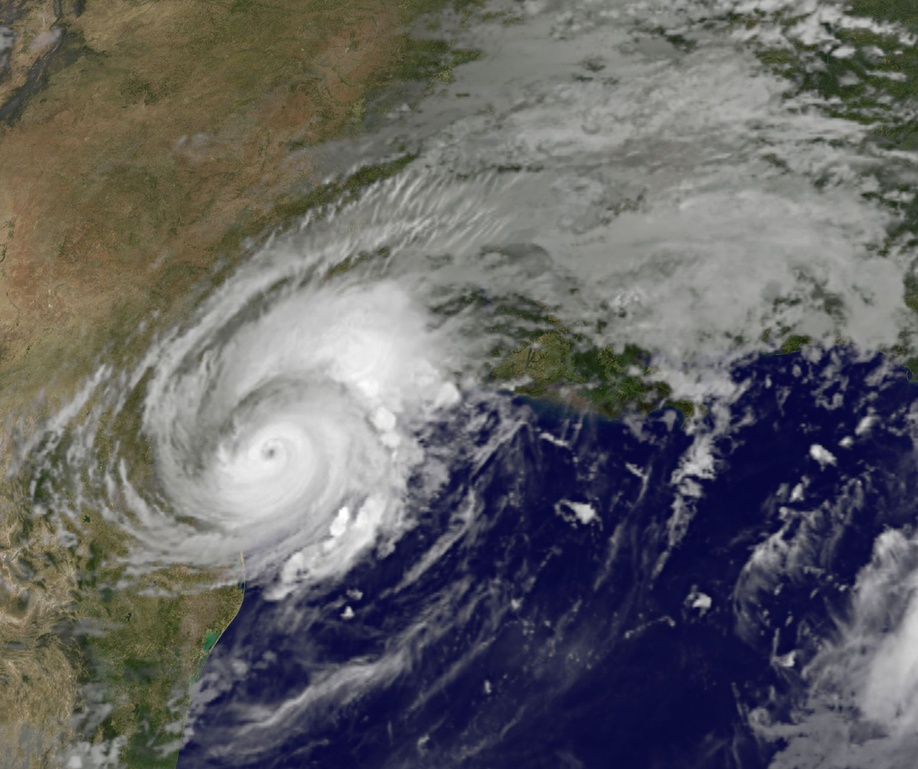
#> input picture SVDEg/harvey.jpg, 918 x 769 px, shrunk from 1548 x 1296 before the run
$ python SVD_Eg.py
#> lines starting #> are read from the running program, lines starting #| are printed output that depends on the picture; long printed decimals are rounded
import numpy as np
from PIL import Image

im_orignial = Image.open("harvey.jpg").convert("L")
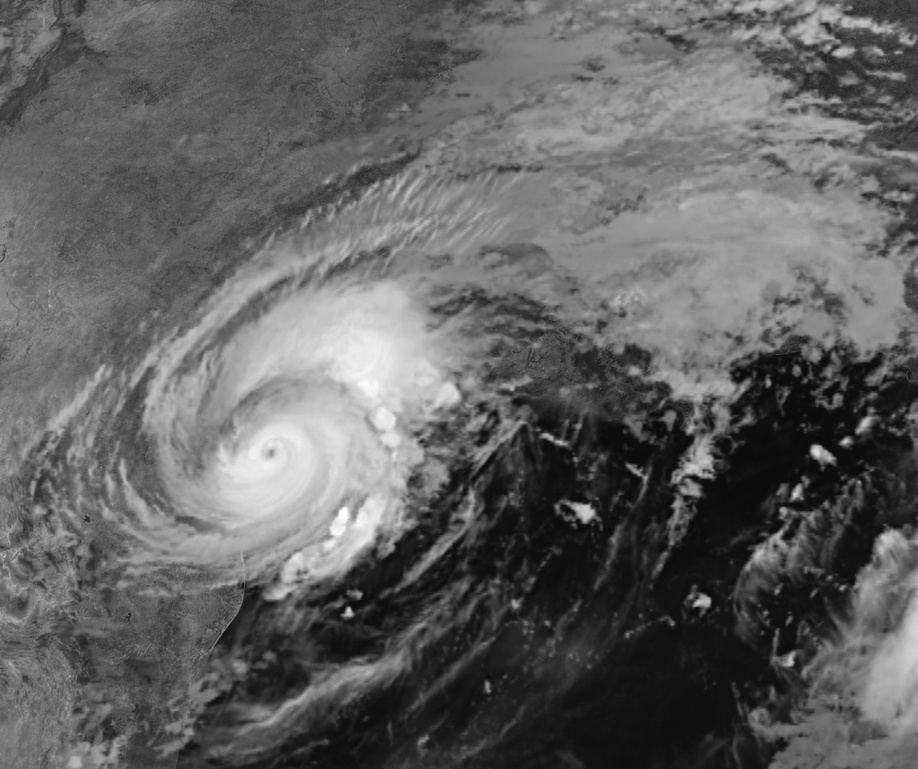
#> im_orignial: PIL image 918x769 L; min 7, max 255, mean 97.8
# im_orignial.show()
X = np.asarray(im_orignial)

U, s, V = np.linalg.svd(X,full_matrices=True)
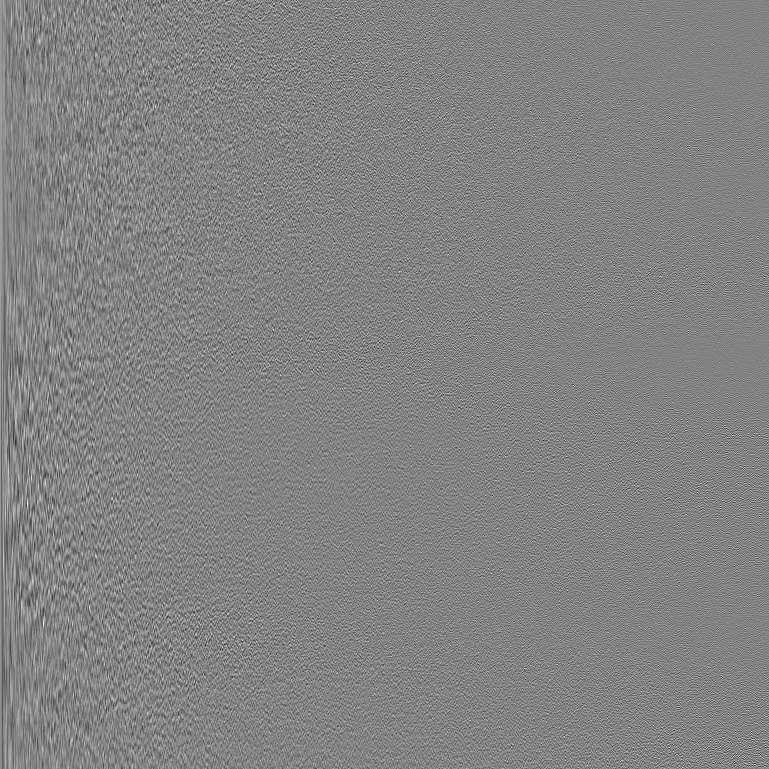
#> U: shape (769, 769) float64; min -0.233, max 0.219, mean 3.55e-05; drawn with min black and max white
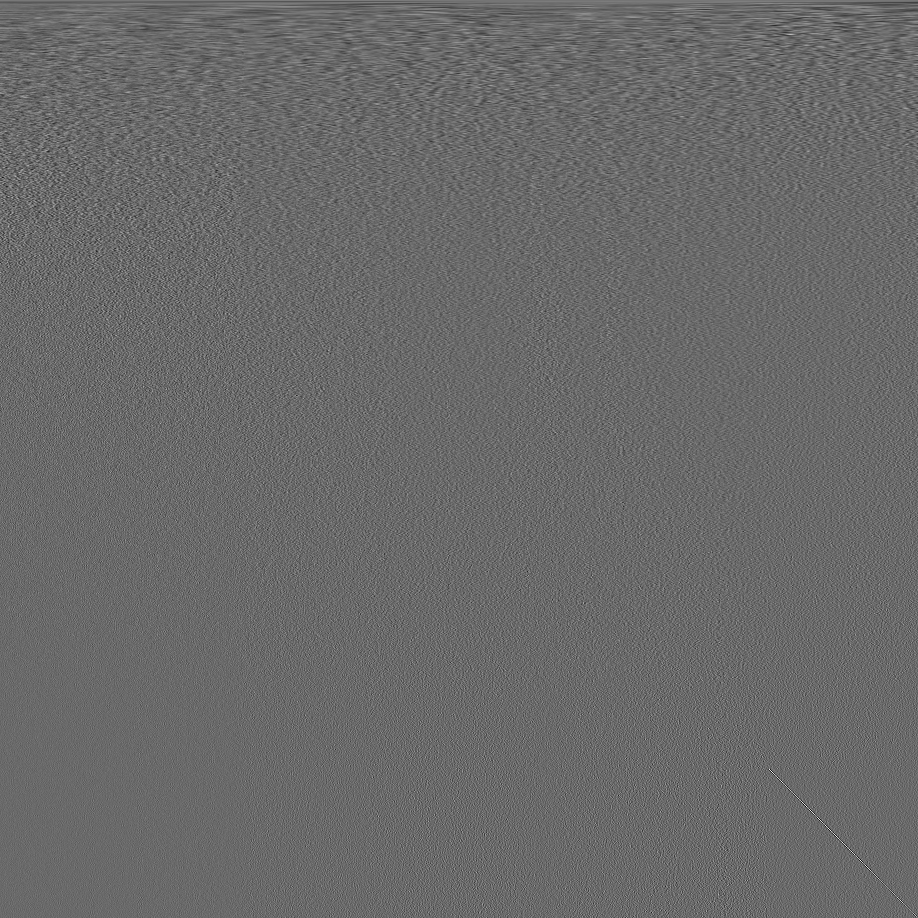
#> V: shape (918, 918) float64; min -0.251, max 0.352, mean 3.89e-05; drawn with min black and max white
#> s = 769 values, max 85570.6 at index 0, min 1.93 at index 768, mean 441.4

# print(X.shape[0],X.shape[1])

Sigma = np.zeros((U.shape[0],V.shape[1]))
Sigma[:s.shape[0],:s.shape[0]] = np.diag(s)

print(Sigma.shape[0],Sigma.shape[1])
#| 769 918

k_index = [2,10,40]

# X_new = np.dot(np.dot(U,Sigma),V)
# im = Image.fromarray(X_new)
# im.show()

for i in k_index:
    u = U[:,0:i]
    sigma = Sigma[0:i,0:i]
    v = V[0:i,:]

    print("Size of u is ",u.shape[0]," and ",u.shape[1]," and size of sigma is ",sigma.shape[0]," and ",sigma.shape[1]," and size of v is ",v.shape[0]," and ",v.shape[1])
    X_new = np.dot(np.dot(u,sigma),v)

    im = Image.fromarray(X_new)
    # im.show()
    # im.save(pic_filename,"PNG")

    F_norm = np.linalg.norm((X-X_new),'fro') / np.linalg.norm(X,'fro')

    print("The F_norm is ",F_norm,"Numbers needed for each k is ",(u.shape[0]*i+i+v.shape[1]*i))
#> this loop made 3 passes
#> F_norm on passes 2 to 3: 0.159, 0.0833
#> (sigma, F_norm) on pass 1: ([[85570.6, 0], [0, 24557.3]], 0.281)
#| The F_norm is  0.2814 Numbers needed for each k is  3376
#| The F_norm is  0.1586 Numbers needed for each k is  16880
#| The F_norm is  0.08332 Numbers needed for each k is  67520
#> pass 1, `X_new = np.dot(np.dot(u,sigma),v)`:
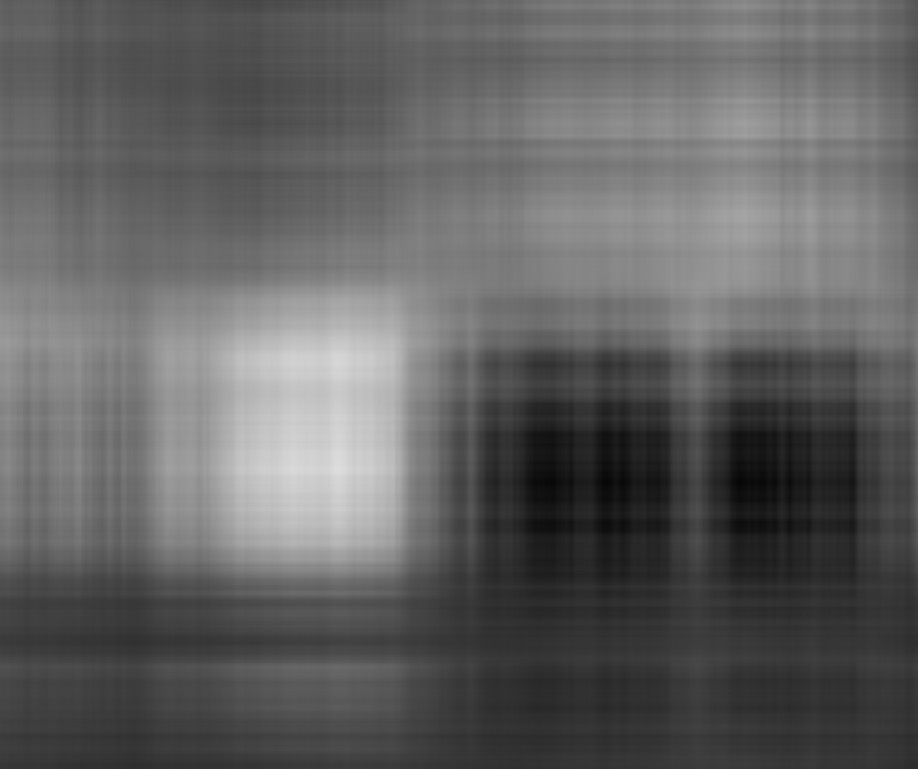
#> X_new: shape (769, 918) float64; min 6.87, max 221.5, mean 97.6
#> pass 2, `X_new = np.dot(np.dot(u,sigma),v)`:
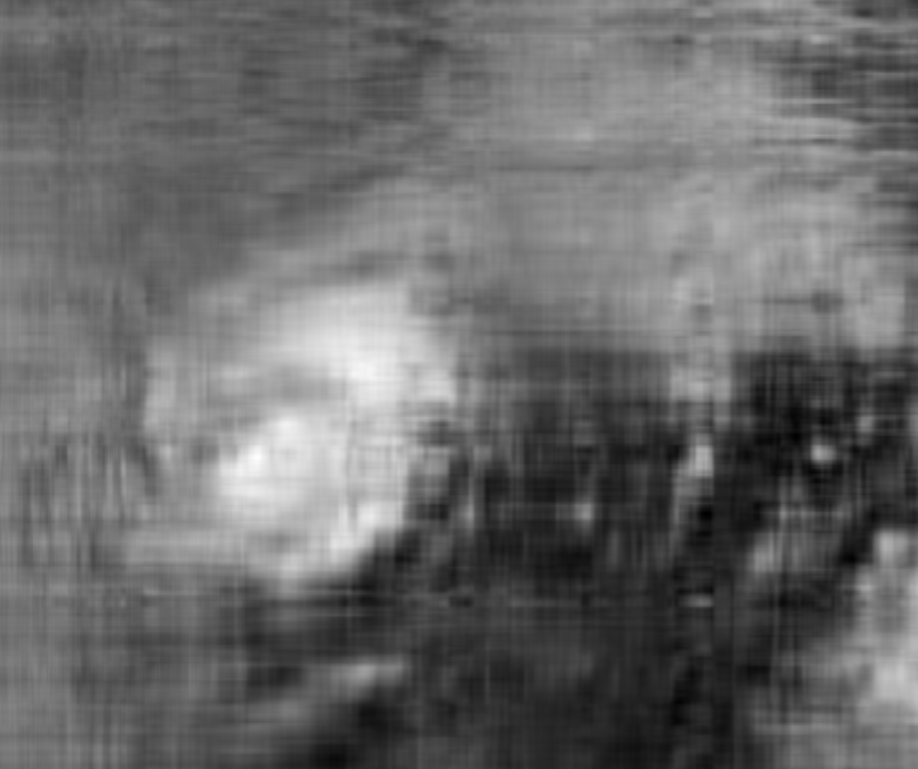
#> X_new: shape (769, 918) float64; min -17.55, max 260.2, mean 97.8; drawn with min black and max white
#> after the loop:
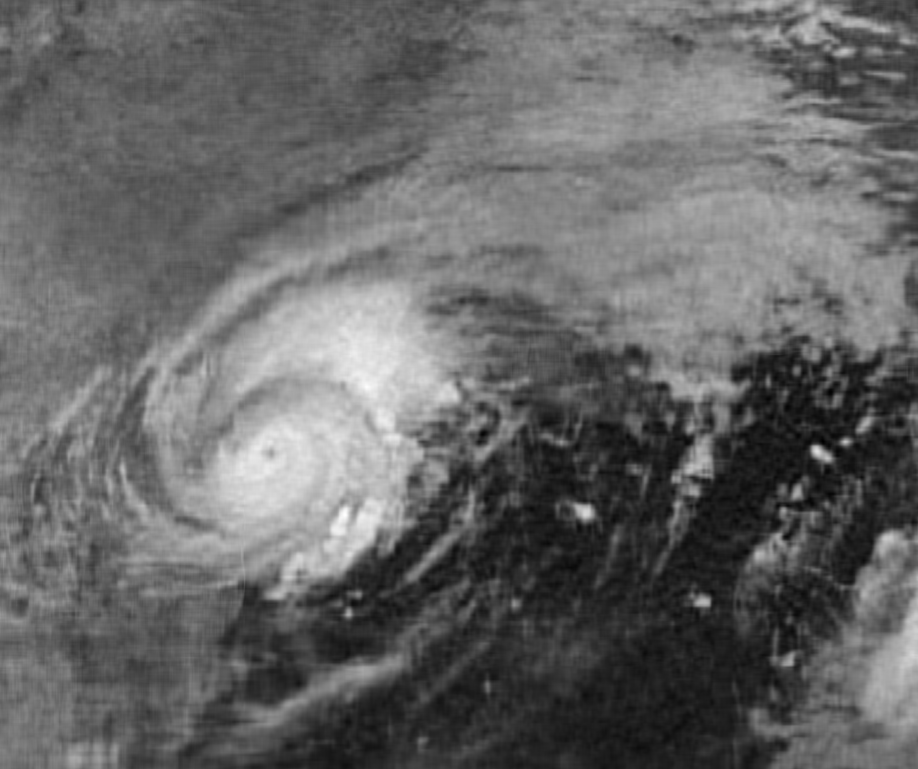
#> X_new: shape (769, 918) float64; min -14.26, max 265.4, mean 97.8; drawn with min black and max white
#> after the loop:
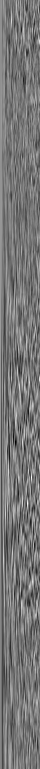
#> u: shape (769, 40) float64; min -0.159, max 0.183, mean 0.000722; drawn with min black and max white
